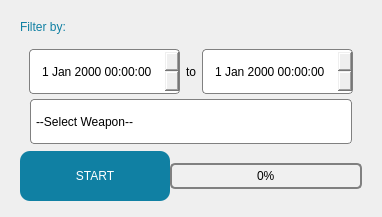
                  <widget class="QWidget" name="left" native="true">
                   <layout class="QVBoxLayout" name="verticalLayout_8">
                    <property name="spacing">
                     <number>2</number>
                    </property>
                    <item>
                     <widget class="QWidget" name="parameter1" native="true">
                      <layout class="QVBoxLayout" name="verticalLayout_6">
                       <property name="spacing">
                        <number>5</number>
                       </property>
                       <property name="bottomMargin">
                        <number>5</number>
                       </property>
                       <item>
                        <widget class="QLabel" name="filterbytxt">
                         <property name="styleSheet">
                          <string notr="true">font: 700 19pt &quot;Tahoma&quot;;
color: rgb(16, 128, 163);</string>
                         </property>
                         <property name="text">
                          <string>Filter by:</string>
                         </property>
                        </widget>
                       </item>
                       <item>
                        <widget class="QWidget" name="dateparameter" native="true">
                         <property name="sizePolicy">
                          <sizepolicy hsizetype="Preferred" vsizetype="Fixed">
                           <horstretch>0</horstretch>
                           <verstretch>0</verstretch>
                          </sizepolicy>
                         </property>
                         <layout class="QHBoxLayout" name="horizontalLayout_9">
                          <property name="topMargin">
                           <number>5</number>
                          </property>
                          <property name="bottomMargin">
                           <number>0</number>
                          </property>
                         </layout>
                        </widget>
                       </item>
                       <item>
                        <widget class="QWidget" name="timewidget" native="true">
                         <layout class="QHBoxLayout" name="horizontalLayout_10">
                          <property name="topMargin">
                           <number>0</number>
                          </property>
                          <property name="bottomMargin">
                           <number>0</number>
                          </property>
                          <item>
                           <widget class="QDateTimeEdit" name="startDateTime">
                            <property name="minimumSize">
                             <size>
                              <width>0</width>
                              <height>45</height>
                             </size>
                            </property>
                            <property name="styleSheet">
                             <string notr="true">#startDateTime{
font: 13pt &quot;Tahoma&quot;;
border: 1px solid gray;
border-radius: 4px;
padding-left: 10px;
}

#startDateTime::up-button {
width: 30px;
border: 1px solid gray;
border-radius: 3px;
image: url(:/newPrefix/PD2gui/image/uparrow.png);
}

#startDateTime:up-button:Pressed {
background-color: #ccc;
}

#startDateTime::down-button {
width: 30px;
border: 1px solid gray;
border-radius: 3px;
image: url(:/newPrefix/PD2gui/image/downarrow.png);
}
#startDateTime:down-button:Pressed {
background-color: #ccc;
}</string>
                            </property>
                           </widget>
                          </item>
                          <item alignment="Qt::AlignHCenter">
                           <widget class="QLabel" name="totxt">
                            <property name="styleSheet">
                             <string notr="true">font: 13pt &quot;Tahoma&quot;;</string>
                            </property>
                            <property name="text">
                             <string>to</string>
                            </property>
                           </widget>
                          </item>
                          <item>
                           <widget class="QDateTimeEdit" name="endDateTime">
                            <property name="minimumSize">
                             <size>
                              <width>0</width>
                              <height>45</height>
                             </size>
                            </property>
                            <property name="styleSheet">
                             <string notr="true">#endDateTime{
font: 13pt &quot;Tahoma&quot;;
border: 1px solid gray;
border-radius: 4px;
padding-left: 10px;
}

#endDateTime::up-button {
width: 30px;
border: 1px solid gray;
border-radius: 3px;
image: url(:/newPrefix/PD2gui/image/uparrow.png);
}

#endDateTime:up-button:Pressed {
background-color: #ccc;
}

#endDateTime::down-button {
width: 30px;
border: 1px solid gray;
border-radius: 3px;
image: url(:/newPrefix/PD2gui/image/downarrow.png);
}

#endDateTime:down-button:Pressed {
background-color: #ccc;
}</string>
                            </property>
                           </widget>
                          </item>
                         </layout>
                        </widget>
                       </item>
                       <item>
                        <widget class="QComboBox" name="WeaponBox">
                         <property name="sizePolicy">
                          <sizepolicy hsizetype="Preferred" vsizetype="Fixed">
                           <horstretch>0</horstretch>
                           <verstretch>0</verstretch>
                          </sizepolicy>
                         </property>
                         <property name="minimumSize">
                          <size>
                           <width>0</width>
                           <height>45</height>
                          </size>
                         </property>
                         <property name="styleSheet">
                          <string notr="true">#WeaponBox {
font: 13pt &quot;Tahoma&quot;;
border: 1px solid gray;
margin-left: 10px;
margin-right: 10px;
border-radius: 4px;
padding-left: 5px;
}

#WeaponBox::drop-down {
border: 0px;
}

#WeaponBox::down-arrow {
image: url(:/newPrefix/PD2gui/image/downarrow.png);
width	: 16px;
height: 16px;
margin-right: 25px;
}

#WeaponBox::on {
border: 3px solid #c2dbfe;
}

#WeaponBox QListView {
font-size: 12px;
border: 1px solid rgba(0, 0, 0, 10%);
padding: 5px;
background-color: #fff;
outline: 0px;
}
</string>
                         </property>
                         <property name="placeholderText">
                          <string>--Select Weapon--</string>
                         </property>
                         <item>
                          <property name="text">
                           <string>Any</string>
                          </property>
                         </item>
                         <item>
                          <property name="text">
                           <string>Handgun</string>
                          </property>
                         </item>
                         <item>
                          <property name="text">
                           <string>Knife</string>
                          </property>
                         </item>
                         <item>
                          <property name="text">
                           <string>None</string>
                          </property>
                         </item>
                        </widget>
                       </item>
                      </layout>
                     </widget>
                    </item>
                    <item>
                     <widget class="QFrame" name="startbtnframe">
                      <layout class="QHBoxLayout" name="horizontalLayout_14">
                       <property name="spacing">
                        <number>0</number>
                       </property>
                       <property name="topMargin">
                        <number>0</number>
                       </property>
                       <property name="bottomMargin">
                        <number>5</number>
                       </property>
                       <item alignment="Qt::AlignLeft">
                        <widget class="QPushButton" name="startbutton">
                         <property name="sizePolicy">
                          <sizepolicy hsizetype="Fixed" vsizetype="Preferred">
                           <horstretch>0</horstretch>
                           <verstretch>0</verstretch>
                          </sizepolicy>
                         </property>
                         <property name="minimumSize">
                          <size>
                           <width>150</width>
                           <height>50</height>
                          </size>
                         </property>
                         <property name="cursor">
                          <cursorShape>PointingHandCursor</cursorShape>
                         </property>
                         <property name="styleSheet">
                          <string notr="true">#startbutton {
background-color: rgb(16, 128, 163);
color: rgb(255, 255, 255);
font: 700 17pt &quot;Tahoma&quot;;
border-radius: 10px;
}

#startbutton:Hover {
background-color: rgb(16, 170, 215);
color: rgb(255, 255, 255);
font: 700 17pt &quot;Tahoma&quot;;
border-radius: 10px;
}

#startbutton:Pressed {
background-color: rgb(16, 170, 163);
color: rgb(255, 255, 255);
font: 700 17pt &quot;Tahoma&quot;;
border-radius: 10px;
}</string>
                         </property>
                         <property name="text">
                          <string>START</string>
                         </property>
                         <property name="iconSize">
                          <size>
                           <width>50</width>
                           <height>50</height>
                          </size>
                         </property>
                        </widget>
                       </item>
                       <item>
                        <widget class="QProgressBar" name="progressBar">
                         <property name="autoFillBackground">
                          <bool>false</bool>
                         </property>
                         <property name="styleSheet">
                          <string notr="true">#progressBar {
border: 2px solid grey;
border-radius: 5px;
background-color: #f0f0f0;
text-align: center;
}
#progressBar::chunk {
background-color: #77C3EC;
width: 20px;
}
#progressBar::text {
color: #000000;
font-size: 18px;
}</string>
                         </property>
                         <property name="value">
                          <number>0</number>
                         </property>
                         <property name="textVisible">
                          <bool>true</bool>
                         </property>
                         <property name="orientation">
                          <enum>Qt::Horizontal</enum>
                         </property>
                         <property name="invertedAppearance">
                          <bool>false</bool>
                         </property>
                         <property name="textDirection">
                          <enum>QProgressBar::TopToBottom</enum>
                         </property>
                        </widget>
                       </item>
                      </layout>
                     </widget>
                    </item>
                   </layout>
                  </widget>
